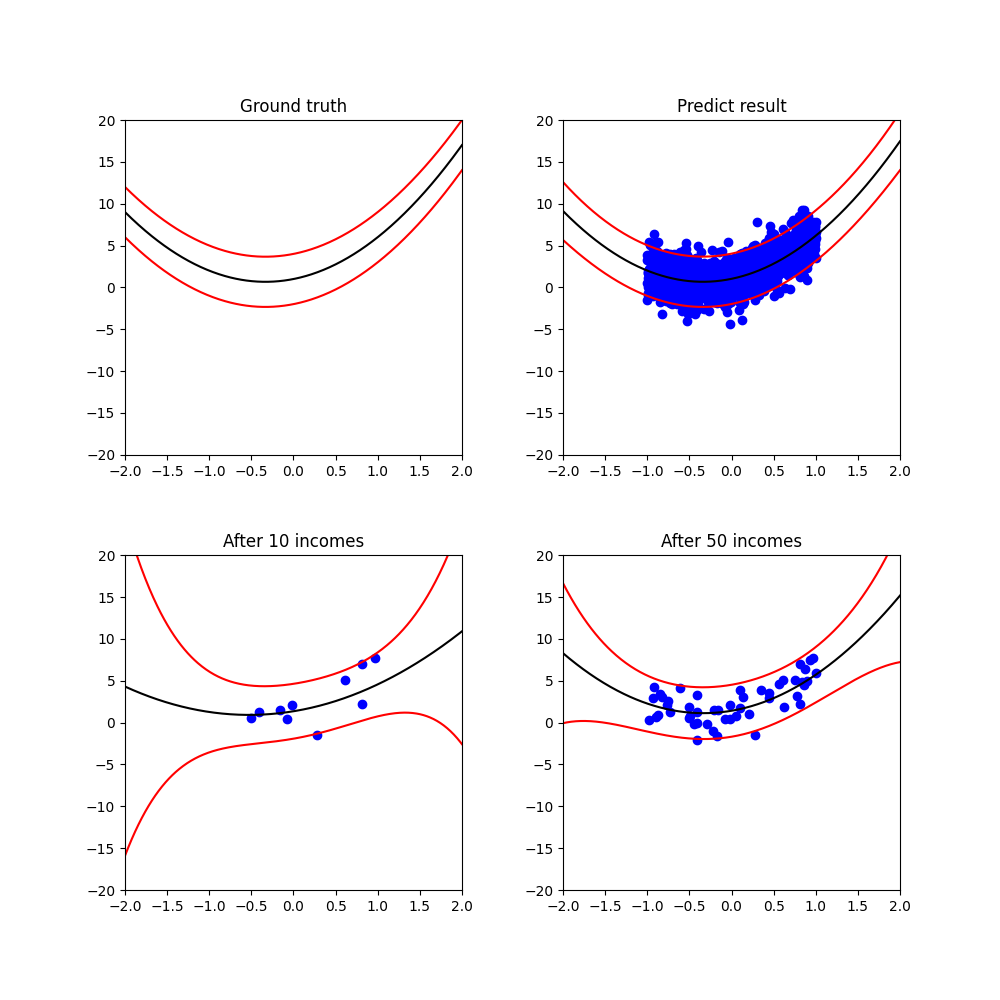

Source code (Python):
import numpy as np
import matplotlib.pyplot as plt
import random_data_generator as rdg

def visualization(ax, a, num_points, x_values, y_values, mean, variance, title, n):
    t = np.linspace(-2, 2, 500)
    mean_predict = np.zeros(500)
    var_predict = np.zeros(500)
    for i in range(500):
        X = np.asarray([t[i]**k for k in range(n)])
        mean_predict[i] = (X @ mean).item(0)  # item(0): 1x1 array to scalar
        var_predict[i] = (a + X @ variance @ X.T).item(0)

    ax.plot(x_values[0:num_points], y_values[0:num_points], 'bo')
    ax.plot(t, mean_predict, 'k-')
    ax.plot(t, mean_predict + var_predict, 'r-')
    ax.plot(t, mean_predict - var_predict, 'r-')
    ax.set_xlim(-2, 2)
    ax.set_ylim(-20, 20)
    ax.set_title(title)


def bayesian_linear_regression(b, n, a, w):
    prior_covariance = np.identity(n) / b  # covariance matrix, initial = (b ** (-1))I
    prior_lambda = np.linalg.inv(prior_covariance)  # lambda = covariance ** (-1)
    prior_mean = np.zeros((n, 1))  # mean vector, initial = 0
    x_values, y_values = [], []
    num_points = 0
    previous_predictive_variance = None
    threshold = 1e-6
    fig, axs = plt.subplots(2, 2, figsize=(10, 10))

    while num_points < 1000:
        x, y = rdg.polynomial_basis_linear_model_data_generator(n, a, w)
        x_values.append(x)
        y_values.append(y)
        print(f'Add data point: ({x}, {y})')
        print()

        phi_x = np.array([x ** i for i in range(n)]).reshape((1, n))
        posterior_lambda = prior_lambda + (1 / a) * np.dot(phi_x.T, phi_x)
        posterior_covariance = np.linalg.inv(posterior_lambda)
        posterior_mean = np.dot(posterior_covariance, np.dot(prior_lambda, prior_mean) + (1 / a) * phi_x.T * y)
        print('Posterior mean:')
        print(posterior_mean)
        print()
        print('Posterior variance:')
        print(posterior_covariance)
        print()

        # predictive distribution
        predictive_mean = np.dot(phi_x, posterior_mean).item(0)
        predictive_variance = a + np.dot(phi_x, np.dot(posterior_covariance, phi_x.T)).item(0)
        print(f'Predictive distribution ~ N({predictive_mean:.5f}, {predictive_variance:.5f})')
        print()

        if previous_predictive_variance is not None:
            variance_difference = abs(predictive_variance - previous_predictive_variance)

            if variance_difference < threshold:
                break

        previous_predictive_variance = predictive_variance

        prior_lambda = posterior_lambda
        prior_covariance = posterior_covariance
        prior_mean = posterior_mean

        if num_points == 9:
            visualization(axs[1, 0], a, num_points + 1, x_values, y_values, posterior_mean, posterior_covariance, f'After {num_points + 1} incomes', n)
        if num_points == 49:
            visualization(axs[1, 1], a, num_points + 1, x_values, y_values, posterior_mean, posterior_covariance, f'After {num_points + 1} incomes', n)

        num_points += 1
    
    visualization(axs[0, 1], a, num_points, x_values, y_values, posterior_mean, posterior_covariance, f'Predict result', n)
    visualization(axs[0, 0], a, 0, x_values, y_values, w, np.zeros((n,n)), f'Ground truth', n)
    plt.subplots_adjust(wspace=0.3, hspace=0.3)
    fig.savefig('bayesian_linear_regression.png')

    print("Total number of iterations: ", num_points)


if __name__ == "__main__":
    b = 1
    n = 3
    a = 3
    w = [1, 2, 3]
    bayesian_linear_regression(b, n, a, w)
